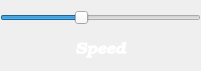
   <widget class="QWidget" name="speed_bar" native="true">
    <property name="geometry">
     <rect>
      <x>1140</x>
      <y>620</y>
      <width>201</width>
      <height>71</height>
     </rect>
    </property>
    <widget class="QWidget" name="verticalLayoutWidget_2">
     <property name="geometry">
      <rect>
       <x>0</x>
       <y>10</y>
       <width>201</width>
       <height>59</height>
      </rect>
     </property>
     <layout class="QVBoxLayout" name="Speed_layout">
      <item>
       <widget class="QSlider" name="speed_slider">
        <property name="minimum">
         <number>0</number>
        </property>
        <property name="maximum">
         <number>10</number>
        </property>
        <property name="pageStep">
         <number>5</number>
        </property>
        <property name="sliderPosition">
         <number>4</number>
        </property>
        <property name="orientation">
         <enum>Qt::Horizontal</enum>
        </property>
       </widget>
      </item>
      <item>
       <widget class="QLabel" name="speed_label">
        <property name="palette">
         <palette>
          <active>
           <colorrole role="WindowText">
            <brush brushstyle="SolidPattern">
             <color alpha="255">
              <red>255</red>
              <green>255</green>
              <blue>255</blue>
             </color>
            </brush>
           </colorrole>
          </active>
          <inactive>
           <colorrole role="WindowText">
            <brush brushstyle="SolidPattern">
             <color alpha="255">
              <red>255</red>
              <green>255</green>
              <blue>255</blue>
             </color>
            </brush>
           </colorrole>
          </inactive>
          <disabled>
           <colorrole role="WindowText">
            <brush brushstyle="SolidPattern">
             <color alpha="255">
              <red>159</red>
              <green>158</green>
              <blue>158</blue>
             </color>
            </brush>
           </colorrole>
          </disabled>
         </palette>
        </property>
        <property name="font">
         <font>
          <family>URW Bookman L</family>
          <pointsize>12</pointsize>
          <weight>75</weight>
          <italic>true</italic>
          <bold>true</bold>
         </font>
        </property>
        <property name="text">
         <string>Speed</string>
        </property>
        <property name="alignment">
         <set>Qt::AlignCenter</set>
        </property>
       </widget>
      </item>
     </layout>
    </widget>
   </widget>
